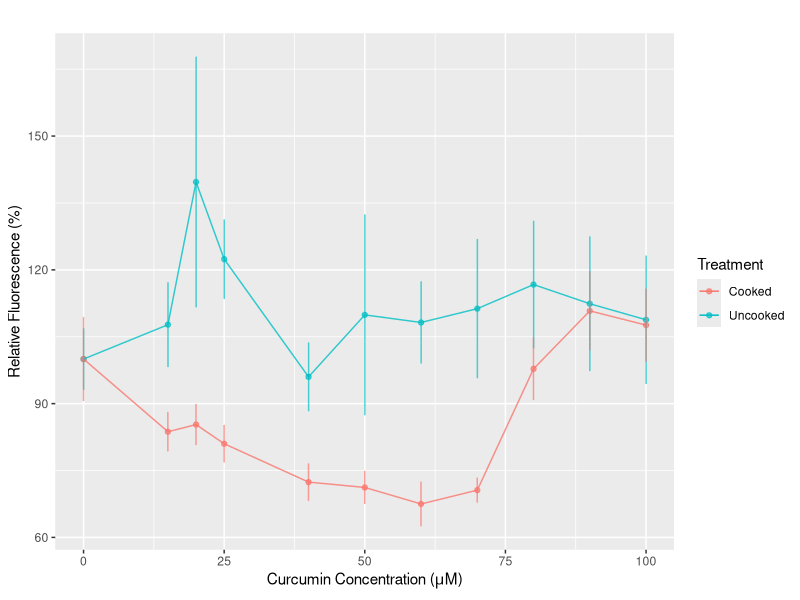

Write the R code that produced this figure.
library(ggplot2)

data <- read.csv("results.csv")

tiff("results_graph.tiff", units="in", width=6, height=4, res=300)
p <- ggplot(data, aes(x=curc, y=fluor)) + geom_point(aes(color=factor(treat)), alpha=.7)
p <- p + labs(title="", x=expression("Curcumin Concentration ("*mu*"M)"), y="Relative Fluorescence (%)") + geom_line(aes(color=factor(treat)), alpha=.8)
#p <- p + coord_cartesian(ylim=c(0,100)) #+ scale_x_continuous(trans="log10", limits=c(NA,NA))
p <- p + geom_errorbar(aes(ymin=fluor-stderr, ymax=fluor+stderr, color=factor(treat)), alpha=.7, width=.05, position=position_dodge(0.05))
p + scale_color_discrete(name="Treatment", breaks=c("c", "u"), labels=c("Cooked", "Uncooked"))
dev.off()

